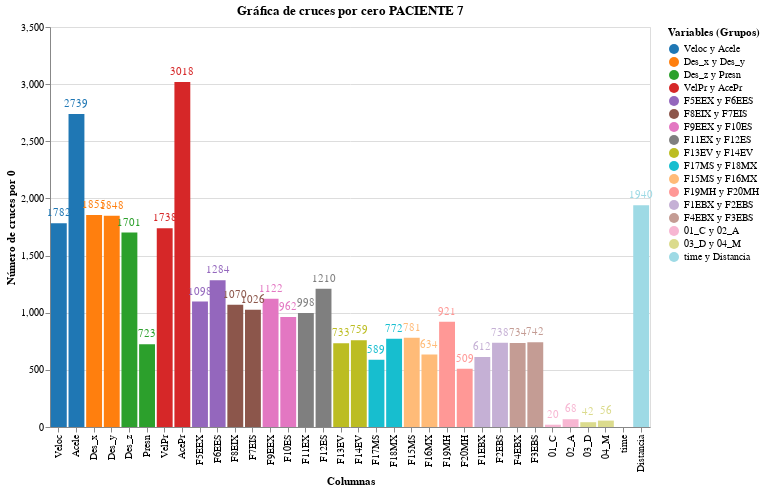

Write notebook code for a chart like this one.
### Code cell
import pandas as pd
import altair as alt

# Supongamos que df_cross_zero_counts es tu DataFrame original
# df_cross_zero_counts = pd.DataFrame({...})

# Definir una lista de 17 colores
colors = [
    '#1f77b4', '#ff7f0e', '#2ca02c', '#d62728', '#9467bd',
    '#8c564b', '#e377c2', '#7f7f7f', '#bcbd22', '#17becf',
    '#ffbb78', '#ff9896', '#c5b0d5', '#c49c94', '#f7b6d2',
    '#dbdb8d', '#9edae5'
]

# Agrupar columnas en pares y crear etiquetas para la leyenda
labels = []
for i in range(0, len(df_cross_zero_counts) - 1, 2):
    pair_label = f"{df_cross_zero_counts['Column'].iloc[i]} y {df_cross_zero_counts['Column'].iloc[i + 1]}"
    labels.append(pair_label)

# Agregar la última columna como un grupo único
if len(df_cross_zero_counts) % 2 == 1:
    labels.append(df_cross_zero_counts['Column'].iloc[-1])

# Asignar las etiquetas al DataFrame
df_cross_zero_counts['Legend'] = None
for i, label in enumerate(labels):
    if i < len(labels) - 1:  # Asignar el par de nombres
        df_cross_zero_counts.loc[2 * i:2 * i + 1, 'Legend'] = label
    else:  # Asignar la última columna sola
        df_cross_zero_counts.loc[len(df_cross_zero_counts) - 1, 'Legend'] = label

# Crear una nueva columna para los colores
df_cross_zero_counts['Color'] = df_cross_zero_counts['Legend'].factorize()[0]

# Gráfico de barras
bars = alt.Chart(df_cross_zero_counts).mark_bar().encode(
    x=alt.X('Column', sort=None, title='Columnas'),
    y=alt.Y('Zero_Crossings', title='Número de cruces por 0'),
    color=alt.Color('Legend:N', scale=alt.Scale(domain=labels, range=colors[:len(labels)]),
                    legend=alt.Legend(title="Variables (Grupos)", orient='right'))  # Leyenda a la derecha
).properties(
    title='Gráfica de cruces por cero PACIENTE 7',
    width=600,
    height=400
)

# Agregar etiquetas de texto en una capa separada
text = bars.mark_text(
    align='center',
    baseline='bottom',
    dy=-5  # Ajuste para que el texto quede sobre la barra
).encode(
    text='Zero_Crossings:Q'  # Cuantitative (Q), Ordinal (O), Nominal (N), Temporal (T)
)

# Combinar barras y texto
chart = bars + text

# Mostrar el gráfico
chart.display()

### Figure 1 — Vega-Lite specification as saved in the notebook (floating-point values rounded to 4 significant figures)
{"config": {"view": {"continuousWidth": 300, "continuousHeight": 300}}, "layer": [{"mark": {"type": "bar"}, "encoding": {"color": {"field": "Legend", "legend": {"orient": "right", "title": "Variables (Grupos)"}, "scale": {"domain": ["Veloc y Acele", "Des_x y Des_y", "Des_z y Presn", "VelPr y AcePr", "F5EEX y F6EES", "F8EIX y F7EIS", "F9EEX y F10ES", "F11EX y F12ES", "F13EV y F14EV", "F17MS y F18MX", "F15MS y F16MX", "F19MH y F20MH", "F1EBX y F2EBS", "F4EBX y F3EBS", "01_C y 02_A", "03_D y 04_M", "time y Distancia"], "range": ["#1f77b4", "#ff7f0e", "#2ca02c", "#d62728", "#9467bd", "#8c564b", "#e377c2", "#7f7f7f", "#bcbd22", "#17becf", "#ffbb78", "#ff9896", "#c5b0d5", "#c49c94", "#f7b6d2", "#dbdb8d", "#9edae5"]}, "type": "nominal"}, "x": {"field": "Column", "sort": null, "title": "Columnas", "type": "nominal"}, "y": {"field": "Zero_Crossings", "title": "Número de cruces por 0", "type": "quantitative"}}, "title": "Gráfica de cruces por cero PACIENTE 7"}, {"mark": {"type": "text", "align": "center", "baseline": "bottom", "dy": -5}, "encoding": {"color": {"field": "Legend", "legend": {"orient": "right", "title": "Variables (Grupos)"}, "scale": {"domain": ["Veloc y Acele", "Des_x y Des_y", "Des_z y Presn", "VelPr y AcePr", "F5EEX y F6EES", "F8EIX y F7EIS", "F9EEX y F10ES", "F11EX y F12ES", "F13EV y F14EV", "F17MS y F18MX", "F15MS y F16MX", "F19MH y F20MH", "F1EBX y F2EBS", "F4EBX y F3EBS", "01_C y 02_A", "03_D y 04_M", "time y Distancia"], "range": ["#1f77b4", "#ff7f0e", "#2ca02c", "#d62728", "#9467bd", "#8c564b", "#e377c2", "#7f7f7f", "#bcbd22", "#17becf", "#ffbb78", "#ff9896", "#c5b0d5", "#c49c94", "#f7b6d2", "#dbdb8d", "#9edae5"]}, "type": "nominal"}, "text": {"field": "Zero_Crossings", "type": "quantitative"}, "x": {"field": "Column", "sort": null, "title": "Columnas", "type": "nominal"}, "y": {"field": "Zero_Crossings", "title": "Número de cruces por 0", "type": "quantitative"}}, "title": "Gráfica de cruces por cero PACIENTE 7"}], "data": {"name": "data-0a46be505368c7f2a31541d2b5db8e35"}, "height": 400, "width": 600, "$schema": "https://vega.github.io/schema/vega-lite/v5.20.1.json", "datasets": {"data-0a46be505368c7f2a31541d2b5db8e35": [{"Column": "Veloc", "Zero_Crossings": 1782, "Legend": "Veloc y Acele", "Color": 0}, {"Column": "Acele", "Zero_Crossings": 2739, "Legend": "Veloc y Acele", "Color": 0}, {"Column": "Des_x", "Zero_Crossings": 1855, "Legend": "Des_x y Des_y", "Color": 1}, {"Column": "Des_y", "Zero_Crossings": 1848, "Legend": "Des_x y Des_y", "Color": 1}, {"Column": "Des_z", "Zero_Crossings": 1701, "Legend": "Des_z y Presn", "Color": 2}, {"Column": "Presn", "Zero_Crossings": 723, "Legend": "Des_z y Presn", "Color": 2}, {"Column": "VelPr", "Zero_Crossings": 1738, "Legend": "VelPr y AcePr", "Color": 3}, {"Column": "AcePr", "Zero_Crossings": 3018, "Legend": "VelPr y AcePr", "Color": 3}, {"Column": "F5EEX", "Zero_Crossings": 1098, "Legend": "F5EEX y F6EES", "Color": 4}, {"Column": "F6EES", "Zero_Crossings": 1284, "Legend": "F5EEX y F6EES", "Color": 4}, {"Column": "F8EIX", "Zero_Crossings": 1070, "Legend": "F8EIX y F7EIS", "Color": 5}, {"Column": "F7EIS", "Zero_Crossings": 1026, "Legend": "F8EIX y F7EIS", "Color": 5}, {"Column": "F9EEX", "Zero_Crossings": 1122, "Legend": "F9EEX y F10ES", "Color": 6}, {"Column": "F10ES", "Zero_Crossings": 962, "Legend": "F9EEX y F10ES", "Color": 6}, {"Column": "F11EX", "Zero_Crossings": 998, "Legend": "F11EX y F12ES", "Color": 7}, {"Column": "F12ES", "Zero_Crossings": 1210, "Legend": "F11EX y F12ES", "Color": 7}, {"Column": "F13EV", "Zero_Crossings": 733, "Legend": "F13EV y F14EV", "Color": 8}, {"Column": "F14EV", "Zero_Crossings": 759, "Legend": "F13EV y F14EV", "Color": 8}, {"Column": "F17MS", "Zero_Crossings": 589, "Legend": "F17MS y F18MX", "Color": 9}, {"Column": "F18MX", "Zero_Crossings": 772, "Legend": "F17MS y F18MX", "Color": 9}, {"Column": "F15MS", "Zero_Crossings": 781, "Legend": "F15MS y F16MX", "Color": 10}, {"Column": "F16MX", "Zero_Crossings": 634, "Legend": "F15MS y F16MX", "Color": 10}, {"Column": "F19MH", "Zero_Crossings": 921, "Legend": "F19MH y F20MH", "Color": 11}, {"Column": "F20MH", "Zero_Crossings": 509, "Legend": "F19MH y F20MH", "Color": 11}, {"Column": "F1EBX", "Zero_Crossings": 612, "Legend": "F1EBX y F2EBS", "Color": 12}, {"Column": "F2EBS", "Zero_Crossings": 738, "Legend": "F1EBX y F2EBS", "Color": 12}, {"Column": "F4EBX", "Zero_Crossings": 734, "Legend": "F4EBX y F3EBS", "Color": 13}, {"Column": "F3EBS", "Zero_Crossings": 742, "Legend": "F4EBX y F3EBS", "Color": 13}, {"Column": "01_C", "Zero_Crossings": 20, "Legend": "01_C y 02_A", "Color": 14}, {"Column": "02_A", "Zero_Crossings": 68, "Legend": "01_C y 02_A", "Color": 14}, {"Column": "03_D", "Zero_Crossings": 42, "Legend": "03_D y 04_M", "Color": 15}, {"Column": "04_M", "Zero_Crossings": 56, "Legend": "03_D y 04_M", "Color": 15}, {"Column": "time", "Zero_Crossings": 0, "Legend": null, "Color": -1}, {"Column": "Distancia", "Zero_Crossings": 1940, "Legend": "time y Distancia", "Color": 16}]}}
